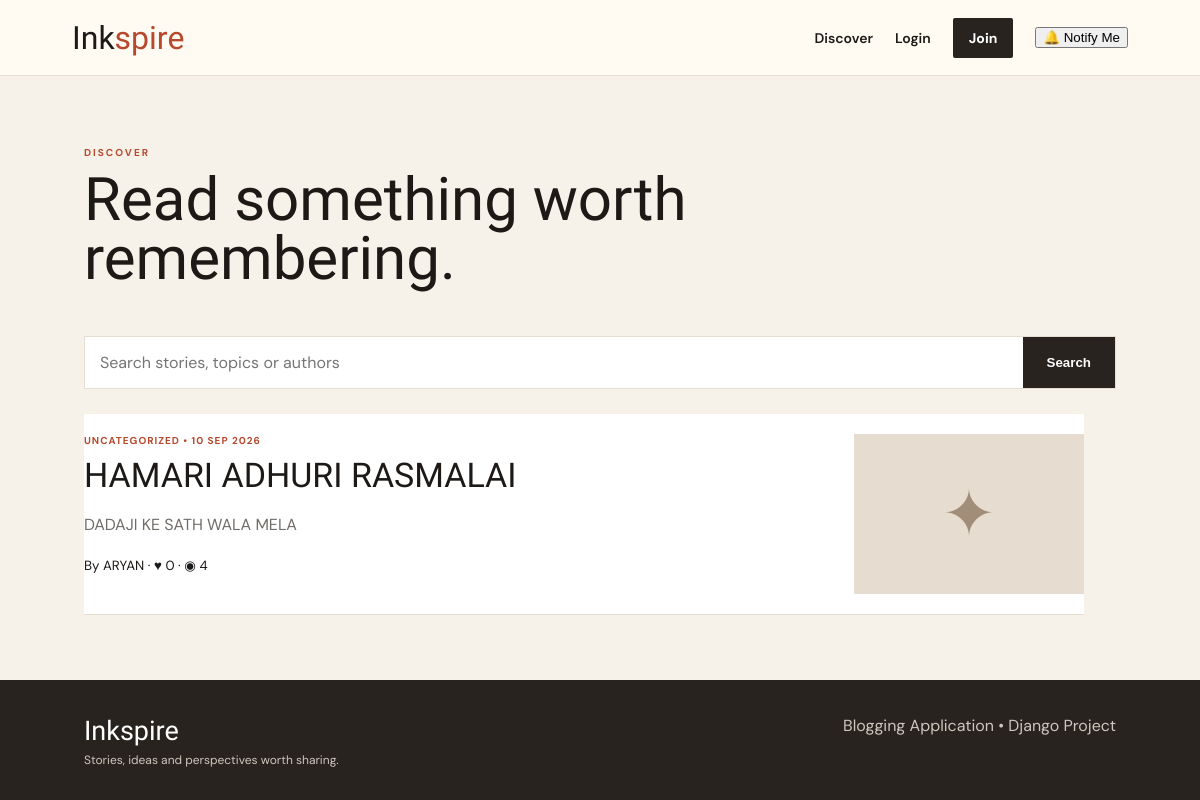
/posts/, run on the app's committed database.
### blog/models.py (models this page shows, shortened)
class Post(models.Model):
    STATUS_CHOICES=[("draft","Draft"),("published","Published")]
    author=models.ForeignKey(User,on_delete=models.CASCADE,related_name="blog_posts")
    category=models.ForeignKey(Category,on_delete=models.SET_NULL,null=True,blank=True,related_name="posts")
    title=models.CharField(max_length=180)
    excerpt=models.CharField(max_length=260,blank=True)
    content=models.TextField()
    image_url=models.URLField(blank=True)
    status=models.CharField(max_length=20,choices=STATUS_CHOICES,default="draft")
    views=models.PositiveIntegerField(default=0)
    likes=models.ManyToManyField(User,blank=True,related_name="liked_posts")
    created_at=models.DateTimeField(default=timezone.now)
    updated_at=models.DateTimeField(auto_now=True)
    class Meta: ordering=["-created_at"]
    def like_count(self): return self.likes.count()

### blog/views.py (the view)
# urls.py: path("posts/",views.post_list,name="post_list"),
def post_list(request):
    posts=Post.objects.filter(status="published")
    q=request.GET.get("q","").strip()
    category=request.GET.get("category","").strip()
    if q: posts=posts.filter(Q(title__icontains=q)|Q(excerpt__icontains=q)|Q(content__icontains=q)|Q(author__username__icontains=q))
    if category: posts=posts.filter(category__name__iexact=category)
    return render(request,"blog/post_list.html",{"posts":posts,"q":q,"categories":Category.objects.all()})

### templates/blog/post_list.html (shortened to what this page needs)
{% extends "blog/base.html" %}
{% block content %}
<section class="page-head">
    <div class="eyebrow">DISCOVER</div>
    <h1>Read something worth remembering.</h1>
</section>
<form method="get" class="search-bar">
    <input name="q" value="{{ q }}" placeholder="Search stories, topics or authors">
    <button>Search</button>
</form>
<section class="section compact">
    <div class="post-list">
        {% for post in posts %}
        <article class="list-card">
            <div class="list-copy">
                <div class="meta">
                    {{ post.category|default:"Uncategorized" }} • {{ post.created_at|date:"d M Y" }}
                </div>
                <h2>
                    <a href="{% url 'post_detail' post.pk %}">
                        {{ post.title }}
                    </a>
                </h2>
                <p>
                    {{ post.excerpt|default:post.content|truncatechars:190 }}
                </p>
                <small>By {{ post.author.username }} · ♥ {{ post.like_count }} · ◉ {{ post.views }}</small>
            </div>
            <div class="list-image">
                {% if post.image_url %}
                <img src="{{ post.image_url }}" alt="{{ post.title }}">
                {% else %}
                <div class="placeholder">✦</div>
                {% endif %}
            </div>
        </article>
        {% empty %}
        <div class="empty">No matching stories found.</div>
        {% endfor %}
    </div>
</section>
{% endblock %}

### static/css/style.css (style rules this page uses)
:root { --ink: #1c1917; --muted: #716c67; --paper: #f7f2e9; --card: #fffdf9; --line: #e5ddd0; --accent: #b6492d; --dark: #28231f }
* { box-sizing: border-box }
body { margin: 0; background: var(--paper); color: var(--ink); font-family: 'DM Sans', sans-serif }
a { text-decoration: none; color: inherit }
.eyebrow { font-size: 10px; letter-spacing: 2px; font-weight: 700; color: var(--accent); margin-bottom: 12px }
.hero h1, .page-head h1, .dashboard-head h1 { font: 400 clamp(50px, 7vw, 90px) 'Libre Caslon Display'; line-height: .98; margin: 0 0 22px }
.section { padding: 65px 7% }
.compact { padding-top: 25px }
.placeholder { width: 100%; height: 100%; display: grid; place-items: center; font: 400 65px 'Libre Caslon Display'; color: #a28d79 }
.meta { font-size: 10px; text-transform: uppercase; letter-spacing: 1px; color: var(--accent); font-weight: 700 }
.page-head { padding: 70px 7% 25px }
.page-head h1 { font-size: 60px; max-width: 850px }
.search-bar { margin: 0 7%; display: flex; background: #fff; border: 1px solid var(--line) }
.search-bar input { flex: 1; border: 0; padding: 15px; font: inherit; outline: 0 }
.search-bar button { border: 0; background: var(--dark); color: #fff; padding: 0 24px; font-weight: 700 }
.post-list { display: grid; gap: 18px; max-width: 1000px }
.list-card { background: #fff; border-bottom: 1px solid var(--line); padding: 20px 0; display: grid; grid-template-columns: 1fr 230px; gap: 30px }
.list-copy h2 { font: 400 34px 'Libre Caslon Display'; margin: 8px 0 }
.list-copy p { color: var(--muted); line-height: 1.7 }
.list-image { height: 160px; background: #e6ddd0 }

### data on the page
Post: category "UNCATEGORIZED", created_at "10 SEP 2026", title "HAMARI ADHURI RASMALAI", excerpt "DADAJI KE SATH WALA MELA", author.username "ARYAN", like_count "0", views "4"
